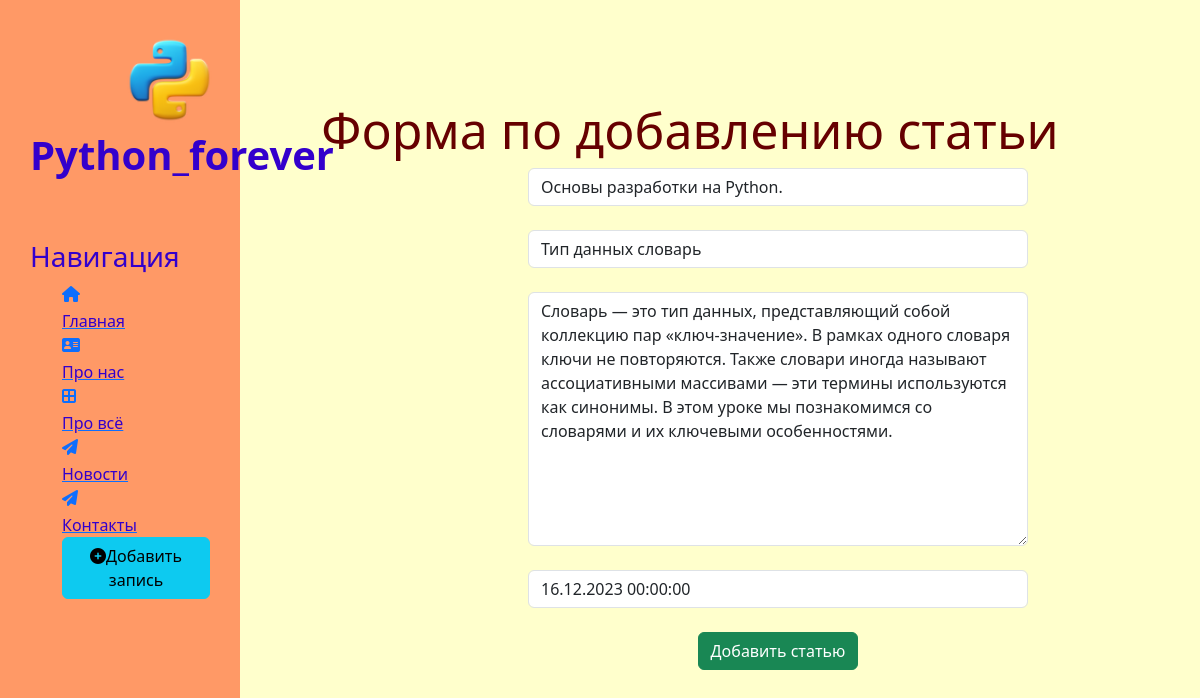
/news/5/update, run on the app's committed database.
### news/models.py (models this page shows, shortened)
class Articles(models.Model):
    title = models.CharField('Название', max_length=50)
    anons = models.CharField('Анонс', max_length=250)
    full_text = models.TextField('Статья')
    date = models.DateTimeField('Дата публикации')
    class Meta:
        verbose_name = 'Новость'
        verbose_name_plural = 'Новости'

### news/views.py (the view)
# urls.py: path('<int:pk>/update', views.NewsUpdateView.as_view(), name='news-update'),
class NewsUpdateView(UpdateView):
    model = Articles
    template_name = 'news/create.html'
    form_class = ArticlesForm

### news/forms.py
class ArticlesForm(ModelForm):
    class Meta:
        model = Articles
        fields = ['title', 'anons', 'full_text', 'date']
        widgets = {
            "title": TextInput(attrs={
                'class': 'form-control',
                'placeholder': 'Название статьи'
            }),
            "anons": TextInput(attrs={
                'class': 'form-control',
                'placeholder': 'Анонс статьи'
            }),
            "date": DateTimeInput(attrs={
                'class': 'form-control',
                'placeholder': 'Дата публикации'
            }),
            "full_text": Textarea(attrs={
                'class': 'form-control',
                'placeholder': 'Текст статьи'
            })
        }

### news/templates/news/create.html (shortened to what this page needs)
{% extends 'main/layout.html' %}
{% block content %}
    <div class= "features">
        <h1>Форма по добавлению статьи</h1>
        <form method="post">
            {{ form.title }}<br>
            {{ form.anons }}<br>
            {{ form.full_text }}<br>
            {{ form.date }}<br>
            <button class="btn btn-success" type="submit">Добавить статью</button>
        </form>
    </div>
{% endblock %}

### main/static/main/css/main.css (style rules this page uses)
body { background: #FFFFCC; }
main .features { float: left; color: #660000; margin-top: 100px; text-align: center; width: 75%; }
main .features h1 { font-size: 50px; }
form { margin-left: 32%; width: 500px; margi-top: 50px; }

### data on the page
Articles: title "Основы разработки на Python.", anons "Тип данных словарь", full_text "Словарь — это тип данных, представляющий собой коллекцию пар «ключ-значение». В рамках одного словаря ключи не повторяются. Также словари иногда называют ассоциативными массивами — эти термины используются как синонимы. В этом уроке мы познакомимся со словарями и их ключевыми особенностями.", date "16.12.2023 00:00:00"
